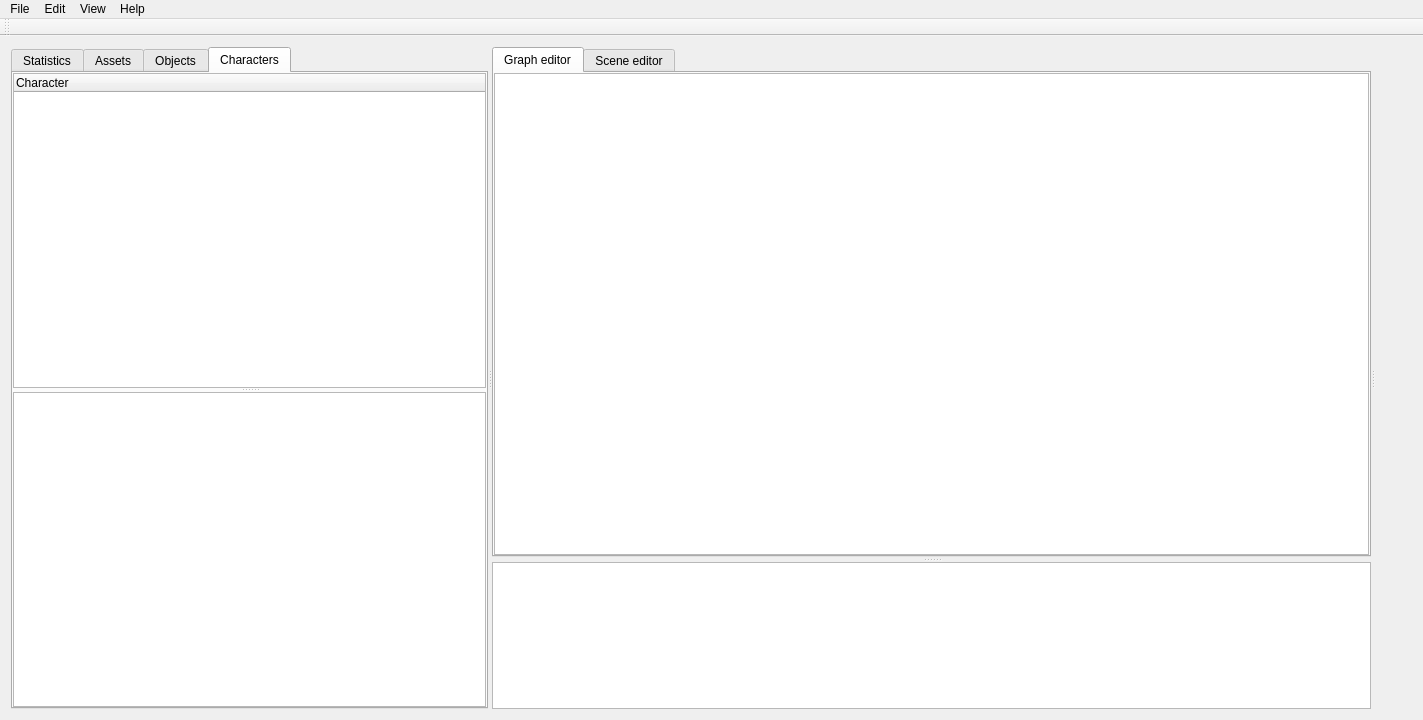
<?xml version="1.0" encoding="UTF-8"?>
<ui version="4.0">
 <class>NAMSC_editorClass</class>
 <widget class="QMainWindow" name="NAMSC_editorClass">
  <property name="geometry">
   <rect>
    <x>0</x>
    <y>0</y>
    <width>1423</width>
    <height>720</height>
   </rect>
  </property>
  <property name="sizePolicy">
   <sizepolicy hsizetype="Expanding" vsizetype="Expanding">
    <horstretch>0</horstretch>
    <verstretch>0</verstretch>
   </sizepolicy>
  </property>
  <property name="windowTitle">
   <string>NAMSC_editor</string>
  </property>
  <widget class="QWidget" name="centralWidget">
   <property name="sizePolicy">
    <sizepolicy hsizetype="Expanding" vsizetype="Expanding">
     <horstretch>0</horstretch>
     <verstretch>0</verstretch>
    </sizepolicy>
   </property>
   <layout class="QVBoxLayout" name="verticalLayout_13">
    <item>
     <widget class="QSplitter" name="mainSplitter">
      <property name="orientation">
       <enum>Qt::Horizontal</enum>
      </property>
      <widget class="QTabWidget" name="leftPanel">
       <property name="sizePolicy">
        <sizepolicy hsizetype="Expanding" vsizetype="Expanding">
         <horstretch>1</horstretch>
         <verstretch>0</verstretch>
        </sizepolicy>
       </property>
       <property name="minimumSize">
        <size>
         <width>10</width>
         <height>0</height>
        </size>
       </property>
       <property name="currentIndex">
        <number>3</number>
       </property>
       <widget class="QWidget" name="statisticsTab">
        <property name="sizePolicy">
         <sizepolicy hsizetype="Expanding" vsizetype="Expanding">
          <horstretch>0</horstretch>
          <verstretch>0</verstretch>
         </sizepolicy>
        </property>
        <property name="minimumSize">
         <size>
          <width>10</width>
          <height>0</height>
         </size>
        </property>
        <attribute name="title">
         <string>Statistics</string>
        </attribute>
        <layout class="QVBoxLayout" name="verticalLayout_9">
         <property name="spacing">
          <number>6</number>
         </property>
         <property name="bottomMargin">
          <number>9</number>
         </property>
         <item>
          <layout class="QHBoxLayout" name="statisticsHorizontalLayout">
           <item>
            <widget class="QToolButton" name="statisticsDottedButton">
             <property name="text">
              <string>...</string>
             </property>
            </widget>
           </item>
           <item>
            <spacer name="statisticsButtonsSpacer">
             <property name="orientation">
              <enum>Qt::Horizontal</enum>
             </property>
             <property name="sizeHint" stdset="0">
              <size>
               <width>40</width>
               <height>20</height>
              </size>
             </property>
            </spacer>
           </item>
           <item>
            <widget class="QPushButton" name="statisticsAddButton">
             <property name="minimumSize">
              <size>
               <width>0</width>
               <height>0</height>
              </size>
             </property>
             <property name="text">
              <string>Add</string>
             </property>
            </widget>
           </item>
          </layout>
         </item>
         <item>
          <widget class="QTreeView" name="statisticsTree">
           <property name="sizePolicy">
            <sizepolicy hsizetype="Expanding" vsizetype="Expanding">
             <horstretch>1</horstretch>
             <verstretch>0</verstretch>
            </sizepolicy>
           </property>
           <property name="minimumSize">
            <size>
             <width>1</width>
             <height>0</height>
            </size>
           </property>
          </widget>
         </item>
        </layout>
       </widget>
       <widget class="QWidget" name="assetsTab">
        <property name="sizePolicy">
         <sizepolicy hsizetype="Expanding" vsizetype="Expanding">
          <horstretch>0</horstretch>
          <verstretch>0</verstretch>
         </sizepolicy>
        </property>
        <property name="minimumSize">
         <size>
          <width>10</width>
          <height>0</height>
         </size>
        </property>
        <attribute name="title">
         <string>Assets</string>
        </attribute>
        <layout class="QVBoxLayout" name="verticalLayout_12">
         <property name="leftMargin">
          <number>0</number>
         </property>
         <property name="topMargin">
          <number>0</number>
         </property>
         <property name="rightMargin">
          <number>0</number>
         </property>
         <property name="bottomMargin">
          <number>0</number>
         </property>
         <item>
          <widget class="QSplitter" name="assetsSplitter">
           <property name="sizePolicy">
            <sizepolicy hsizetype="Expanding" vsizetype="Expanding">
             <horstretch>0</horstretch>
             <verstretch>0</verstretch>
            </sizepolicy>
           </property>
           <property name="minimumSize">
            <size>
             <width>1</width>
             <height>0</height>
            </size>
           </property>
           <property name="sizeIncrement">
            <size>
             <width>0</width>
             <height>0</height>
            </size>
           </property>
           <property name="baseSize">
            <size>
             <width>0</width>
             <height>0</height>
            </size>
           </property>
           <property name="orientation">
            <enum>Qt::Vertical</enum>
           </property>
           <property name="opaqueResize">
            <bool>true</bool>
           </property>
           <widget class="AssetTreeView" name="assetsTree">
            <property name="sizePolicy">
             <sizepolicy hsizetype="Expanding" vsizetype="Expanding">
              <horstretch>0</horstretch>
              <verstretch>4</verstretch>
             </sizepolicy>
            </property>
            <property name="minimumSize">
             <size>
              <width>10</width>
              <height>0</height>
             </size>
            </property>
            <property name="contextMenuPolicy">
             <enum>Qt::ActionsContextMenu</enum>
            </property>
            <property name="dragDropMode">
             <enum>QAbstractItemView::DragOnly</enum>
            </property>
            <property name="selectionBehavior">
             <enum>QAbstractItemView::SelectRows</enum>
            </property>
           </widget>
           <widget class="Preview" name="assetsPreview">
            <property name="sizePolicy">
             <sizepolicy hsizetype="Expanding" vsizetype="Expanding">
              <horstretch>0</horstretch>
              <verstretch>2</verstretch>
             </sizepolicy>
            </property>
            <property name="minimumSize">
             <size>
              <width>10</width>
              <height>0</height>
             </size>
            </property>
            <property name="acceptDrops">
             <bool>true</bool>
            </property>
            <property name="verticalScrollBarPolicy">
             <enum>Qt::ScrollBarAlwaysOff</enum>
            </property>
            <property name="horizontalScrollBarPolicy">
             <enum>Qt::ScrollBarAlwaysOff</enum>
            </property>
            <property name="sizeAdjustPolicy">
             <enum>QAbstractScrollArea::AdjustIgnored</enum>
            </property>
            <property name="interactive">
             <bool>false</bool>
            </property>
            <property name="alignment">
             <set>Qt::AlignLeading|Qt::AlignLeft|Qt::AlignTop</set>
            </property>
            <property name="transformationAnchor">
             <enum>QGraphicsView::NoAnchor</enum>
            </property>
           </widget>
          </widget>
         </item>
        </layout>
       </widget>
       <widget class="QWidget" name="objectsTab">
        <attribute name="title">
         <string>Objects</string>
        </attribute>
        <layout class="QVBoxLayout" name="verticalLayout">
         <property name="leftMargin">
          <number>0</number>
         </property>
         <property name="topMargin">
          <number>0</number>
         </property>
         <property name="rightMargin">
          <number>0</number>
         </property>
         <property name="bottomMargin">
          <number>0</number>
         </property>
         <item>
          <widget class="QSplitter" name="objectsSplitter">
           <property name="orientation">
            <enum>Qt::Vertical</enum>
           </property>
           <widget class="ObjectsTree" name="objectsTree">
            <property name="autoScroll">
             <bool>true</bool>
            </property>
            <property name="dragDropMode">
             <enum>QAbstractItemView::DragOnly</enum>
            </property>
            <property name="columnCount">
             <number>1</number>
            </property>
            <attribute name="headerVisible">
             <bool>true</bool>
            </attribute>
            <column>
             <property name="text">
              <string>Object</string>
             </property>
            </column>
           </widget>
           <widget class="Preview" name="objectsPreview"/>
          </widget>
         </item>
        </layout>
       </widget>
       <widget class="QWidget" name="charactersTab">
        <attribute name="title">
         <string>Characters</string>
        </attribute>
        <layout class="QVBoxLayout" name="verticalLayout_2">
         <property name="leftMargin">
          <number>0</number>
         </property>
         <property name="topMargin">
          <number>0</number>
         </property>
         <property name="rightMargin">
          <number>0</number>
         </property>
         <property name="bottomMargin">
          <number>0</number>
         </property>
         <item>
          <widget class="QSplitter" name="charactersSplitter">
           <property name="orientation">
            <enum>Qt::Vertical</enum>
           </property>
           <widget class="CharacterTree" name="charactersTree">
            <column>
             <property name="text">
              <string notr="true">Character</string>
             </property>
            </column>
           </widget>
           <widget class="Preview" name="charactersPreview"/>
          </widget>
         </item>
        </layout>
       </widget>
      </widget>
      <widget class="QSplitter" name="middlePanel">
       <property name="sizePolicy">
        <sizepolicy hsizetype="Expanding" vsizetype="Expanding">
         <horstretch>2</horstretch>
         <verstretch>0</verstretch>
        </sizepolicy>
       </property>
       <property name="minimumSize">
        <size>
         <width>1</width>
         <height>1</height>
        </size>
       </property>
       <property name="orientation">
        <enum>Qt::Vertical</enum>
       </property>
       <property name="handleWidth">
        <number>5</number>
       </property>
       <widget class="QTabWidget" name="middlePanelEditorStack">
        <property name="enabled">
         <bool>true</bool>
        </property>
        <property name="sizePolicy">
         <sizepolicy hsizetype="Expanding" vsizetype="Expanding">
          <horstretch>0</horstretch>
          <verstretch>3</verstretch>
         </sizepolicy>
        </property>
        <property name="tabPosition">
         <enum>QTabWidget::North</enum>
        </property>
        <property name="currentIndex">
         <number>0</number>
        </property>
        <widget class="QWidget" name="middlePanelEditorStackPage1" native="true">
         <attribute name="title">
          <string>Graph editor</string>
         </attribute>
         <layout class="QVBoxLayout" name="verticalLayout_8">
          <property name="spacing">
           <number>0</number>
          </property>
          <property name="leftMargin">
           <number>0</number>
          </property>
          <property name="topMargin">
           <number>0</number>
          </property>
          <property name="rightMargin">
           <number>0</number>
          </property>
          <property name="bottomMargin">
           <number>0</number>
          </property>
          <item>
           <widget class="GraphView" name="graphView">
            <property name="verticalScrollBarPolicy">
             <enum>Qt::ScrollBarAlwaysOff</enum>
            </property>
            <property name="horizontalScrollBarPolicy">
             <enum>Qt::ScrollBarAlwaysOff</enum>
            </property>
           </widget>
          </item>
         </layout>
        </widget>
        <widget class="QWidget" name="middlePanelEditorStackPage2" native="true">
         <attribute name="title">
          <string>Scene editor</string>
         </attribute>
         <layout class="QVBoxLayout" name="verticalLayout_10">
          <property name="spacing">
           <number>0</number>
          </property>
          <property name="leftMargin">
           <number>0</number>
          </property>
          <property name="topMargin">
           <number>0</number>
          </property>
          <property name="rightMargin">
           <number>0</number>
          </property>
          <property name="bottomMargin">
           <number>0</number>
          </property>
          <item>
           <widget class="QGraphicsView" name="sceneView">
            <property name="sizePolicy">
             <sizepolicy hsizetype="Expanding" vsizetype="Expanding">
              <horstretch>2</horstretch>
              <verstretch>0</verstretch>
             </sizepolicy>
            </property>
            <property name="verticalScrollBarPolicy">
             <enum>Qt::ScrollBarAlwaysOff</enum>
            </property>
            <property name="horizontalScrollBarPolicy">
             <enum>Qt::ScrollBarAlwaysOff</enum>
            </property>
           </widget>
          </item>
         </layout>
        </widget>
       </widget>
       <widget class="QStackedWidget" name="middlePanelEmmStack">
        <property name="sizePolicy">
         <sizepolicy hsizetype="Expanding" vsizetype="Expanding">
          <horstretch>0</horstretch>
          <verstretch>1</verstretch>
         </sizepolicy>
        </property>
        <widget class="QWidget" name="page_7">
         <property name="sizePolicy">
          <sizepolicy hsizetype="Expanding" vsizetype="Expanding">
           <horstretch>0</horstretch>
           <verstretch>0</verstretch>
          </sizepolicy>
         </property>
         <layout class="QVBoxLayout" name="verticalLayout_11">
          <property name="spacing">
           <number>0</number>
          </property>
          <property name="leftMargin">
           <number>0</number>
          </property>
          <property name="topMargin">
           <number>0</number>
          </property>
          <property name="rightMargin">
           <number>0</number>
          </property>
          <property name="bottomMargin">
           <number>0</number>
          </property>
          <item>
           <widget class="QTreeView" name="eventsTree"/>
          </item>
         </layout>
        </widget>
        <widget class="QWidget" name="page_8">
         <property name="sizePolicy">
          <sizepolicy hsizetype="Expanding" vsizetype="Expanding">
           <horstretch>0</horstretch>
           <verstretch>0</verstretch>
          </sizepolicy>
         </property>
        </widget>
       </widget>
      </widget>
      <widget class="QFrame" name="rightPaneI">
       <property name="sizePolicy">
        <sizepolicy hsizetype="Expanding" vsizetype="Expanding">
         <horstretch>1</horstretch>
         <verstretch>0</verstretch>
        </sizepolicy>
       </property>
       <property name="minimumSize">
        <size>
         <width>1</width>
         <height>1</height>
        </size>
       </property>
       <layout class="QVBoxLayout" name="rightPanel" stretch="0">
        <property name="spacing">
         <number>0</number>
        </property>
        <item>
         <widget class="QStackedWidget" name="rightPanelStackedWidget">
          <property name="sizePolicy">
           <sizepolicy hsizetype="Expanding" vsizetype="Expanding">
            <horstretch>1</horstretch>
            <verstretch>0</verstretch>
           </sizepolicy>
          </property>
          <property name="currentIndex">
           <number>0</number>
          </property>
          <widget class="QWidget" name="propertiesWidget">
           <property name="sizePolicy">
            <sizepolicy hsizetype="Expanding" vsizetype="Expanding">
             <horstretch>0</horstretch>
             <verstretch>0</verstretch>
            </sizepolicy>
           </property>
           <layout class="QVBoxLayout" name="verticalLayout_7">
            <property name="spacing">
             <number>0</number>
            </property>
            <property name="leftMargin">
             <number>0</number>
            </property>
            <property name="topMargin">
             <number>0</number>
            </property>
            <property name="rightMargin">
             <number>0</number>
            </property>
            <property name="bottomMargin">
             <number>0</number>
            </property>
            <item>
             <layout class="QVBoxLayout" name="propertiesLayout">
              <property name="spacing">
               <number>0</number>
              </property>
             </layout>
            </item>
           </layout>
          </widget>
          <widget class="QWidget" name="other">
           <property name="sizePolicy">
            <sizepolicy hsizetype="Expanding" vsizetype="Expanding">
             <horstretch>0</horstretch>
             <verstretch>0</verstretch>
            </sizepolicy>
           </property>
          </widget>
          <widget class="QWidget" name="page_3"/>
          <widget class="QWidget" name="page_4"/>
          <widget class="QWidget" name="page_5"/>
          <widget class="QWidget" name="page"/>
          <widget class="QWidget" name="page_2"/>
         </widget>
        </item>
       </layout>
      </widget>
     </widget>
    </item>
   </layout>
  </widget>
  <widget class="QMenuBar" name="menuBar">
   <property name="geometry">
    <rect>
     <x>0</x>
     <y>0</y>
     <width>1423</width>
     <height>22</height>
    </rect>
   </property>
   <widget class="QMenu" name="menuFile">
    <property name="title">
     <string>File</string>
    </property>
    <addaction name="actionNew_project"/>
    <addaction name="actionOpen_project"/>
    <addaction name="actionExit"/>
   </widget>
   <widget class="QMenu" name="menuEdit">
    <property name="title">
     <string>Edit</string>
    </property>
   </widget>
   <widget class="QMenu" name="menuView">
    <property name="title">
     <string>View</string>
    </property>
   </widget>
   <widget class="QMenu" name="menuHelp">
    <property name="title">
     <string>Help</string>
    </property>
    <addaction name="actionAbout"/>
   </widget>
   <addaction name="menuFile"/>
   <addaction name="menuEdit"/>
   <addaction name="menuView"/>
   <addaction name="menuHelp"/>
  </widget>
  <widget class="QToolBar" name="toolBar">
   <property name="windowTitle">
    <string>toolBar</string>
   </property>
   <attribute name="toolBarArea">
    <enum>TopToolBarArea</enum>
   </attribute>
   <attribute name="toolBarBreak">
    <bool>false</bool>
   </attribute>
  </widget>
  <action name="actionExit">
   <property name="text">
    <string>Exit</string>
   </property>
  </action>
  <action name="actionAbout">
   <property name="text">
    <string>About</string>
   </property>
  </action>
  <action name="actionOpen_project">
   <property name="text">
    <string>Open project...</string>
   </property>
  </action>
  <action name="actionNew_project">
   <property name="text">
    <string>New project...</string>
   </property>
  </action>
 </widget>
 <layoutdefault spacing="6" margin="11"/>
 <customwidgets>
  <customwidget>
   <class>GraphView</class>
   <extends>QGraphicsView</extends>
   <header>GraphView.h</header>
  </customwidget>
  <customwidget>
   <class>Preview</class>
   <extends>QGraphicsView</extends>
   <header>Preview.h</header>
  </customwidget>
  <customwidget>
   <class>ObjectsTree</class>
   <extends>QTreeWidget</extends>
   <header>ObjectsTree.h</header>
  </customwidget>
  <customwidget>
   <class>AssetTreeView</class>
   <extends>QTreeView</extends>
   <header>AssetTreeView.h</header>
  </customwidget>
  <customwidget>
   <class>CharacterTree</class>
   <extends>QTreeWidget</extends>
   <header>CharacterTree.h</header>
  </customwidget>
 </customwidgets>
 <resources>
  <include location="NAMSC_editor.qrc"/>
 </resources>
 <connections/>
</ui>
